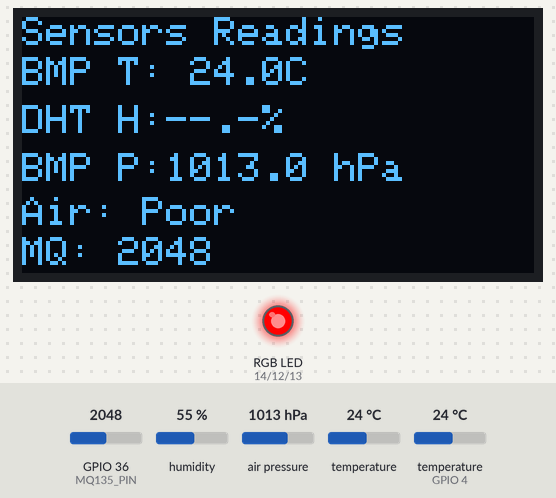
The sketch below on a simulated ESP32. On the bench: 128×64 one-colour display, an RGB LED mixed from three pins (HIGH = lit). Dashed ring = blinking. The inputs (shaded band) are chosen by the test bench; at power-on: humidity 55 %, air pressure 1013 hPa, GPIO 36 (MQ135_PIN) = 2048, temperature 24 °C, temperature (sensor on GPIO 4) 24 °C. WiFi joins after 1.5 s; servers stay silent unless stated; uploads are accepted with an empty reply; what the sketch prints to the serial monitor is not drawn.

Above: at 1.8 s.
1.9 s: humidity set to 22 %
At 2.8 s:
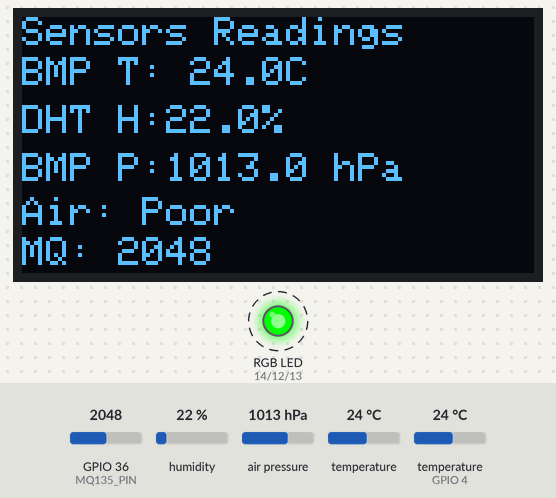
4.9 s: air pressure set to 952 hPa
At 6.4 s:
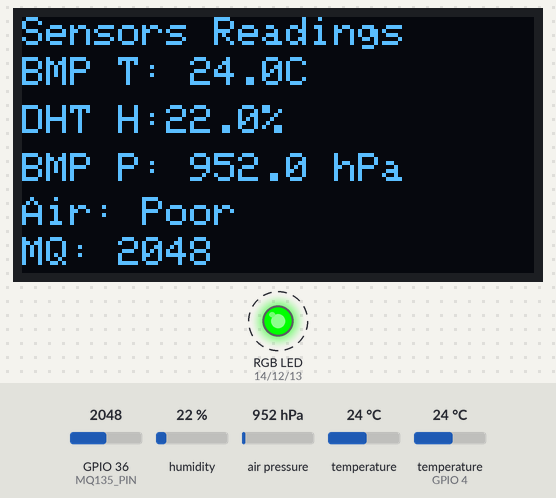
7.1 s: GPIO 36 (MQ135_PIN) set to 1960
At 8.3 s:
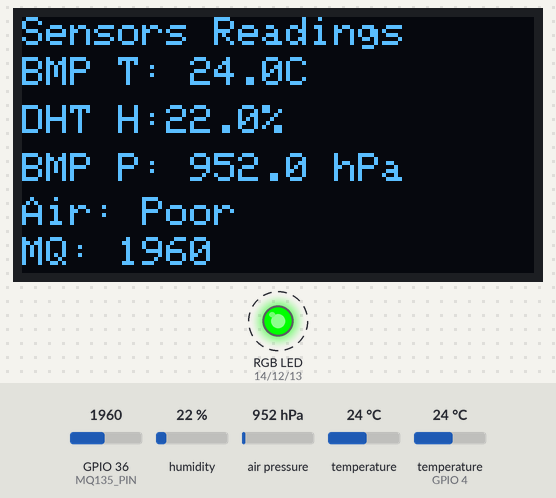
9.2 s: temperature (sensor 0) set to 12 °C
At 10.2 s:
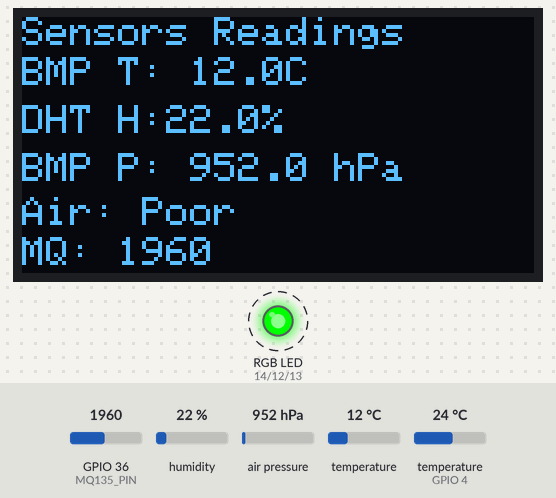
11.3 s: humidity set to 40 %
At 13.5 s:
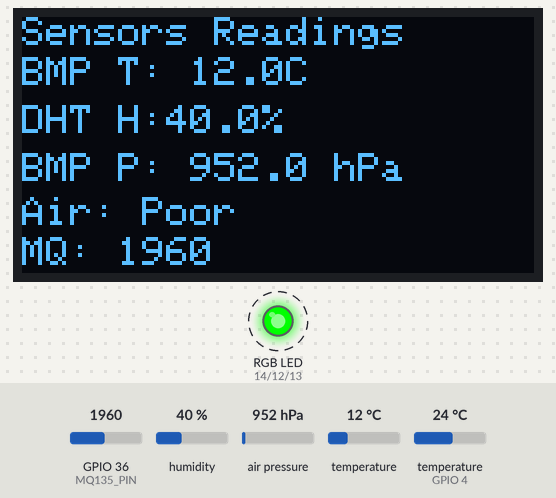
14.6 s: GPIO 36 (MQ135_PIN) set to 2040
At 15.31 s:
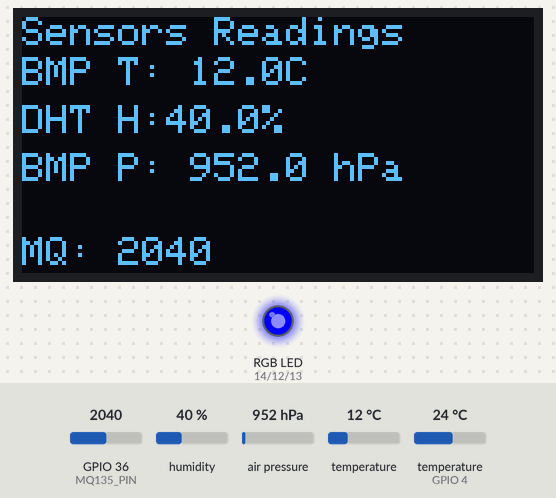
Timing chart, 0 to 17.7 s (numbered marks = the images above; inputs shaded):
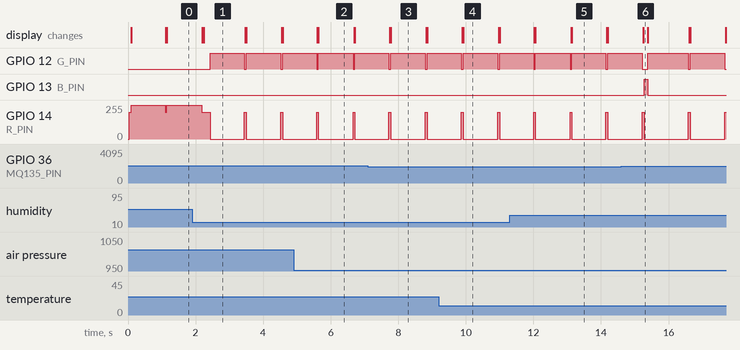

The sketch:

weatherstation.ino
```cpp
// ESP32_WeatherStation_MVP.ino
#include <WiFi.h>
#include <HTTPClient.h>
#include <Wire.h>
#include <Adafruit_Sensor.h>
#include <Adafruit_BMP085.h> // for BMP180/BMP085
#include <DHT.h>
#include <Adafruit_SSD1306.h>
#include <ArduinoJson.h>

// --- CONFIG ---
const char *WIFI_SSID = "Pranjal_2.4";
const char *WIFI_PASS = "PK@98400";
const char *SERVER_HOST = "http://192.168.18.6:3000"; // backend address
const char *POST_ENDPOINT = "/api/data";

const int POST_INTERVAL_MS = 15 * 1000;       // 15 seconds
const int WIFI_RETRY_INTERVAL_MS = 10 * 1000; // 10 seconds retry

// Pins (adjust to your wiring)
#define DHTPIN 4
#define DHTTYPE DHT11
#define MQ135_PIN 36 // ADC1_0 on ESP32

// RGB LED pins (common-cathode assumed; use PWM)
const int R_PIN = 14;
const int G_PIN = 12;
const int B_PIN = 13;

// OLED
#define SCREEN_WIDTH 128
#define SCREEN_HEIGHT 64
#define OLED_RESET -1
Adafruit_SSD1306 display(SCREEN_WIDTH, SCREEN_HEIGHT, &Wire, OLED_RESET);

// Sensors
Adafruit_BMP085 bmp;
DHT dht(DHTPIN, DHTTYPE);

// State
unsigned long lastPost = 0;
unsigned long lastWiFiRetry = 0;
bool wifiConnected = false;

// Calibration
const float BMP_TEMP_OFFSET = 0.0; // adjust if BMP reads biased
// Altitude (meters) for sea-level pressure correction (mutable at runtime)
float altitude_m = 1350.0; // set to your location altitude; will be updated from server if available

// Config fetch timing
unsigned long lastConfigFetchMs = 0;
// Poll server config every 5 minutes to pick up dashboard changes quickly
const unsigned long CONFIG_FETCH_INTERVAL_MS = 5UL * 60UL * 1000UL; // 5 minutes

void fetchConfigFromServer()
{
  if (WiFi.status() != WL_CONNECTED)
    return;
  HTTPClient http;
  String url = String(SERVER_HOST) + "/api/config";
  http.begin(url);
  int code = http.GET();
  if (code == 200)
  {
    String body = http.getString();
    // parse JSON using ArduinoJson
    StaticJsonDocument<256> doc;
    DeserializationError err = deserializeJson(doc, body);
    if (!err)
    {
      if (doc.containsKey("altitude_m"))
      {
        float v = doc["altitude_m"] | altitude_m;
        if (v > -500 && v < 10000)
        {
          altitude_m = v;
          Serial.printf("Config fetched: altitude_m=%.1f\n", altitude_m);
        }
      }
    }
    else
    {
      Serial.print("Config JSON parse error: ");
      Serial.println(err.c_str());
    }
  }
  http.end();
}

// DHT caching
const unsigned long DHT_MIN_READ_INTERVAL_MS = 2000;
unsigned long lastDHTReadMs = 0;
float lastValidDHTTemp = NAN;
float lastValidDHTHum = NAN;

// MQ sensor smoothing and calibration
float mqEma = NAN;
const float MQ_EMA_ALPHA = 0.2; // smoothing factor (0..1)
const float MQ_VREF = 3.3;
const int MQ_ADC_MAX = 4095;
// simple environmental correction factors (empirical)
const float MQ_HUM_FACTOR = 0.5;  // adjust baseline per %RH
const float MQ_TEMP_FACTOR = 1.0; // adjust baseline per degC
// thresholds (ADC raw after correction/EMA)
const int MQ_GOOD_THRESHOLD = 420;
const int MQ_MODERATE_THRESHOLD = 520; // treat >520 as poor

// === Helpers ===
void setRGB(uint8_t r, uint8_t g, uint8_t b)
{
  analogWrite(R_PIN, r);
  analogWrite(G_PIN, g);
  analogWrite(B_PIN, b);
}
void indicateStatusWifiConnected() { setRGB(0, 255, 0); }    // green
void indicateStatusWifiDisconnected() { setRGB(255, 0, 0); } // red
void indicateStatusSending()
{
  setRGB(0, 0, 255);
  delay(100);
  indicateStatusWifiConnected();
}
void indicateStatusError() { setRGB(120, 0, 120); } // purple

// PWM setup for ESP32
void pwmSetup()
{
  ledcAttachPin(R_PIN, 0);
  ledcSetup(0, 5000, 8);
  ledcAttachPin(G_PIN, 1);
  ledcSetup(1, 5000, 8);
  ledcAttachPin(B_PIN, 2);
  ledcSetup(2, 5000, 8);
}
void analogWrite(int pin, int val)
{
  if (pin == R_PIN)
    ledcWrite(0, val);
  if (pin == G_PIN)
    ledcWrite(1, val);
  if (pin == B_PIN)
    ledcWrite(2, val);
}

// === WiFi Reconnect ===
void checkWiFiReconnect()
{
  if (WiFi.status() != WL_CONNECTED)
  {
    wifiConnected = false;
    indicateStatusWifiDisconnected();

    unsigned long now = millis();
    if (now - lastWiFiRetry >= WIFI_RETRY_INTERVAL_MS)
    {
      lastWiFiRetry = now;
      Serial.println("Retrying WiFi...");
      WiFi.disconnect();
      WiFi.begin(WIFI_SSID, WIFI_PASS);
    }
  }
  else
  {
    if (!wifiConnected)
    {
      Serial.print("WiFi reconnected: ");
      Serial.println(WiFi.localIP());
      // fetch config right after reconnect
      fetchConfigFromServer();
      lastConfigFetchMs = millis();
    }
    wifiConnected = true;
    indicateStatusWifiConnected();
  }
}

// === Sensors ===
float readBMPTemperature() { return bmp.readTemperature() + BMP_TEMP_OFFSET; }
float readBMPPressure() { return bmp.readPressure() / 100.0F; } // Absolute pressure
// Sea-level pressure is computed on the server. Device no longer computes it.
float readDHTTemp()
{
  unsigned long now = millis();
  if (now - lastDHTReadMs >= DHT_MIN_READ_INTERVAL_MS)
  {
    float t = dht.readTemperature();
    float h = dht.readHumidity();
    lastDHTReadMs = now;
    if (!isnan(t) && t > -40 && t < 80)
      lastValidDHTTemp = t;
    if (!isnan(h) && h >= 0 && h <= 100)
      lastValidDHTHum = h;
  }
  return lastValidDHTTemp;
}
float readDHTHum() { return lastValidDHTHum; }
int readMQ135Raw() { return analogRead(MQ135_PIN); }

// Convert ADC raw to volts
float mqRawToVolts(int raw)
{
  return (float)raw / (float)MQ_ADC_MAX * MQ_VREF;
}

// Compute corrected MQ baseline using humidity and temperature
float mqApplyEnvCorrection(float raw, float tempC, float humPercent)
{
  if (!isfinite(raw))
    return raw;
  float corr = raw;
  if (isfinite(humPercent))
    corr -= (humPercent - 50.0) * MQ_HUM_FACTOR;
  if (isfinite(tempC))
    corr -= (tempC - 25.0) * MQ_TEMP_FACTOR;
  if (corr < 0)
    corr = 0;
  return corr;
}

// === Data / HTTP ===
String postJSON(float bmpT, float bmpP, float dhtT, float dhtH, int mqRaw)
{
  // Provide distinct temperature fields so server & dashboard don't mirror one value
  // Keys: bmp_temp, dht_temp, humidity (DHT), pressure (absolute), mq135_adc
  String payload = "{";
  unsigned long ts = (unsigned long)(millis() / 1000UL); // seconds since boot (server treats small numbers as relative)
  payload += "\"timestamp\":" + String(ts) + ",";
  payload += "\"bmp_temp\":" + (isnan(bmpT) ? String("null") : String(bmpT, 2)) + ",";
  payload += "\"dht_temp\":" + (isnan(dhtT) ? String("null") : String(dhtT, 2)) + ",";
  payload += "\"humidity\":" + (isnan(dhtH) ? String("null") : String(dhtH, 1)) + ",";
  payload += "\"pressure\":" + (isnan(bmpP) ? String("null") : String(bmpP, 2)) + ",";
  payload += "\"mq135_adc\":" + String(mqRaw);
  payload += "}";
  return payload;
}

bool sendDataToServer(const String &jsonPayload)
{
  if (WiFi.status() != WL_CONNECTED)
  {
    wifiConnected = false;
    indicateStatusWifiDisconnected();
    return false;
  }
  HTTPClient http;
  String url = String(SERVER_HOST) + String(POST_ENDPOINT);
  http.begin(url);
  http.addHeader("Content-Type", "application/json");

  indicateStatusSending();
  int httpCode = http.POST(jsonPayload);
  if (httpCode > 0)
  {
    String resp = http.getString();
    Serial.printf("POST %d -> %s\n", httpCode, resp.c_str());
    // If server returned a config object, parse it and apply immediately
    if (resp.length() > 0)
    {
      StaticJsonDocument<256> doc;
      DeserializationError err = deserializeJson(doc, resp);
      if (!err && doc.containsKey("config"))
      {
        JsonObject c = doc["config"].as<JsonObject>();
        if (c.containsKey("altitude_m"))
        {
          float v = c["altitude_m"] | altitude_m;
          if (v > -500 && v < 10000)
          {
            altitude_m = v;
            Serial.printf("Config from POST: altitude_m=%.1f\n", altitude_m);
          }
        }
      }
      else if (err)
      {
        // non-fatal: server may return a simple {status:'ok'}
      }
    }
    http.end();
    indicateStatusWifiConnected();
    return (httpCode >= 200 && httpCode < 300);
  }
  else
  {
    Serial.printf("POST failed: %s\n", http.errorToString(httpCode).c_str());
    http.end();
    indicateStatusError();
    return false;
  }
}

// === Display ===
void updateOLED(float bmpT, float bmpP, float dhtT, float dhtH, int mqRaw)
{
  display.clearDisplay();
  display.setTextSize(1);
  display.setTextColor(WHITE);
  display.setTextWrap(false);

  display.setCursor(0, 0);
  display.print("Sensors Readings");

  display.setCursor(0, 10);
  if (!isnan(bmpT))
    display.printf("BMP T:%5.1fC", bmpT);
  else
    display.print("BMP T:--.-C");
  display.setCursor(0, 22);
  if (!isnan(dhtH))
    display.printf("DHT H:%4.1f%%", dhtH);
  else
    display.print("DHT H:--.-%");

  display.setCursor(0, 34);
  if (!isnan(bmpP))
    display.printf("BMP P:%6.1f hPa", bmpP);
  else
    display.print("BMP P:---.-- hPa");
  display.setCursor(0, 44);
  // Air health label will be painted by loop (we keep the OLED simple here)
  display.setCursor(0, 55);
  display.printf("MQ:%5d", mqRaw);
  display.display();
}

// === Optional: Update Serial Print ===
void printSensorStatus(float bmpT, float bmpP, float dhtT, float dhtH, int mqRaw)
{
  unsigned long s = millis() / 1000;
  Serial.printf("[Uptime %lus] WiFi:%s | BMP T:%.2fC | BMP P:%.1f hPa | DHT T:%.2fC H:%.1f%% | MQ:%d\n",
                s,
                WiFi.status() == WL_CONNECTED ? "OK" : "OFF",
                bmpT, bmpP,
                isnan(dhtT) ? -99.0 : dhtT,
                isnan(dhtH) ? -99.0 : dhtH,
                mqRaw);
}

// === Setup & Loop ===
void setup()
{
  Serial.begin(115200);
  pwmSetup();

  if (!display.begin(SSD1306_SWITCHCAPVCC, 0x3C))
  {
    Serial.println("SSD1306 failed");
  }
  else
  {
    display.clearDisplay();
    display.setTextSize(1);
    display.setTextColor(WHITE);
  }

  if (!bmp.begin())
    Serial.println("No BMP180 found!");
  dht.begin();

  WiFi.mode(WIFI_STA);
  WiFi.begin(WIFI_SSID, WIFI_PASS);
  lastWiFiRetry = millis();
}

void loop()
{
  float bmpT = readBMPTemperature();
  float bmpP = readBMPPressure();
  float dhtT = readDHTTemp();
  float dhtH = readDHTHum();
  int mq = readMQ135Raw();
  // MQ processing: smoothing and environmental correction
  float mqCorrected = mqApplyEnvCorrection((float)mq, dhtT, dhtH);
  if (!isfinite(mqEma))
    mqEma = mqCorrected;
  else
    mqEma = MQ_EMA_ALPHA * mqCorrected + (1 - MQ_EMA_ALPHA) * mqEma;

  // Determine health
  String airLabel = "Air: ?";
  if (mqEma < MQ_GOOD_THRESHOLD)
  {
    // Good
    setRGB(0, 200, 0);
    airLabel = "Air: Good";
  }
  else if (mqEma < MQ_MODERATE_THRESHOLD)
  {
    // Moderate
    setRGB(240, 200, 0);
    airLabel = "Air: Moderate";
  }
  else
  {
    // Poor
    setRGB(200, 0, 0);
    airLabel = "Air: Poor";
  }

  updateOLED(bmpT, bmpP, dhtT, dhtH, mq);
  // repaint air label at top-right
  display.setTextSize(1);
  display.setTextColor(WHITE);
  display.setCursor(0, 45);
  display.print(airLabel);
  display.display();

  printSensorStatus(bmpT, bmpP, dhtT, dhtH, mq);
  checkWiFiReconnect();

  unsigned long now = millis();
  if (wifiConnected && now - lastPost >= POST_INTERVAL_MS)
  {
    lastPost = now;
    String payload = postJSON(bmpT, bmpP, dhtT, dhtH, mq);
    if (!sendDataToServer(payload))
      Serial.println("Send failed");
  }

  // Periodically fetch config from server (hourly)
  if (wifiConnected && (millis() - lastConfigFetchMs >= CONFIG_FETCH_INTERVAL_MS))
  {
    fetchConfigFromServer();
    lastConfigFetchMs = millis();
  }

  delay(1000);
}
```

Measured:
- after the input at 4.9 s, the display: first changes after 0.71 s (image 2 shows a later state)
- after the input at 7.1 s, the display: first changes after 0.65 s (image 3 shows a later state)
- after the input at 9.2 s, the display: first changes after 0.69 s (image 4 shows a later state)
- after the input at 11.3 s, the display: first differs from a run without the input after 1.8 s (image 5 shows a later state)
- after the input at 14.6 s, the display: changes after 0.65 s (image 6)
- by itself, GPIO 12 (G_PIN): alternates HIGH for 1.0 s and LOW for 0.05 s
- by itself, GPIO 14 (R_PIN): alternates 199/255 for 0.05 s and 0/255 for 1.0 s
